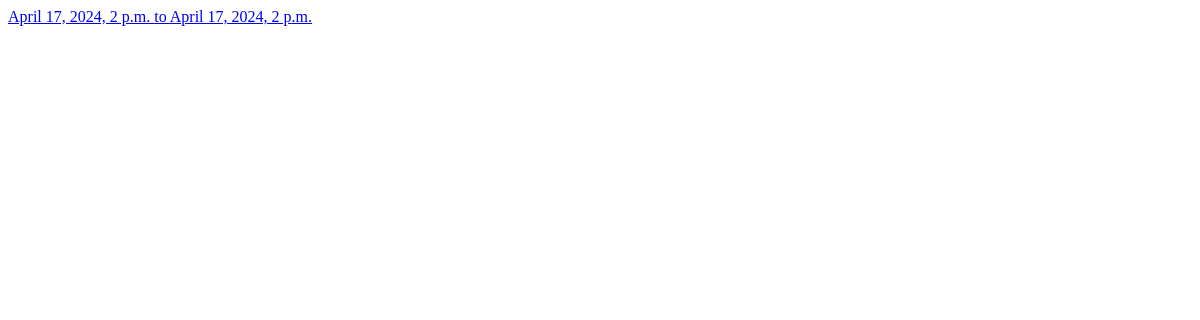
Before: /reservations/ (signed in) with the older database file.
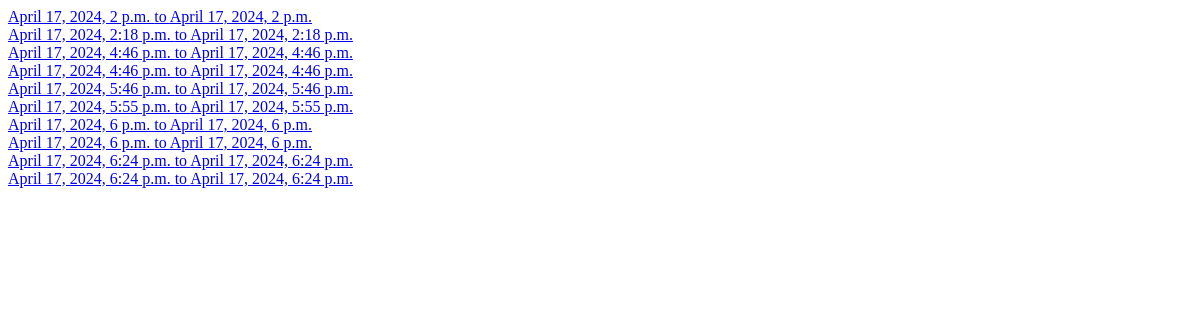
After: the same page with the newer database file.
### base/models.py (models this page shows)
class Reservation(models.Model):
    class BookingStatus(models.TextChoices):
        PENDING = "PENDING", "Pending"
        CANCELLED = "CANCELLED", "Cancelled"
        BLOCKED = "BLOCKED", "Blocked"
    class PaymentMethod(models.TextChoices):
        UPI = "UPI", "UPI"
        CASH = "CASH", "Cash"
        CARD = "CARD", "Card"
    room = models.ForeignKey(Room, on_delete=models.CASCADE)
    customer = models.ForeignKey(User, on_delete=models.CASCADE)
    check_in = models.DateTimeField()
    check_out = models.DateTimeField()
    number_of_occupants = models.PositiveIntegerField(
        _("number of occupants"),
        validators=[MinValueValidator(1), MaxValueValidator(4)],
    )
    advance = models.PositiveIntegerField(
        _("advance amount"),
        validators=[MinValueValidator(2000)],
    )
    booked_from = models.DateTimeField()
    booked_till = models.DateTimeField()
    booked_time = models.DateTimeField(auto_now_add=True)
    isCancelled = models.BooleanField(default=False)
    method = models.CharField(choices=PaymentMethod.choices, max_length=10)
    payment_status = models.CharField(choices=PaymentStatus.choices, default=PaymentStatus.PENDING, max_length=10)

### base/views.py (the view)
# urls.py: path("reservations/", views.listReservations, name="list"),
def listReservations(request):
    reservations = Reservation.objects.filter(customer = request.user, isCancelled = False)
    return render(request, "base/list_reservations.html",{"reservations" : reservations})

### base/templates/base/list_reservations.html (shortened to what this page needs)
<!DOCTYPE html>
<html lang="en">
<head>
</head>
<body>
  {%if reservations%}
    {%for r in reservations%}
        <div>
            <a href="{%url 'cancel' r.id %}"> {{r.booked_from}} to {{r.booked_till}}</a>
        </div>
    {%endfor%}
  {%endif%}
</body>
</html>

Changed rows visible on the page:
added Reservation: booked_from "April 17, 2024, 2:18 p.m.", booked_till "April 17, 2024, 2:18 p.m."
added Reservation: booked_from "April 17, 2024, 4:46 p.m.", booked_till "April 17, 2024, 4:46 p.m."
added Reservation: booked_from "April 17, 2024, 4:46 p.m.", booked_till "April 17, 2024, 4:46 p.m."
added Reservation: booked_from "April 17, 2024, 5:46 p.m.", booked_till "April 17, 2024, 5:46 p.m."
added Reservation: booked_from "April 17, 2024, 5:55 p.m.", booked_till "April 17, 2024, 5:55 p.m."
added Reservation: booked_from "April 17, 2024, 6 p.m.", booked_till "April 17, 2024, 6 p.m."
added Reservation: booked_from "April 17, 2024, 6 p.m.", booked_till "April 17, 2024, 6 p.m."
added Reservation: booked_from "April 17, 2024, 6:24 p.m.", booked_till "April 17, 2024, 6:24 p.m."
added Reservation: booked_from "April 17, 2024, 6:24 p.m.", booked_till "April 17, 2024, 6:24 p.m."
